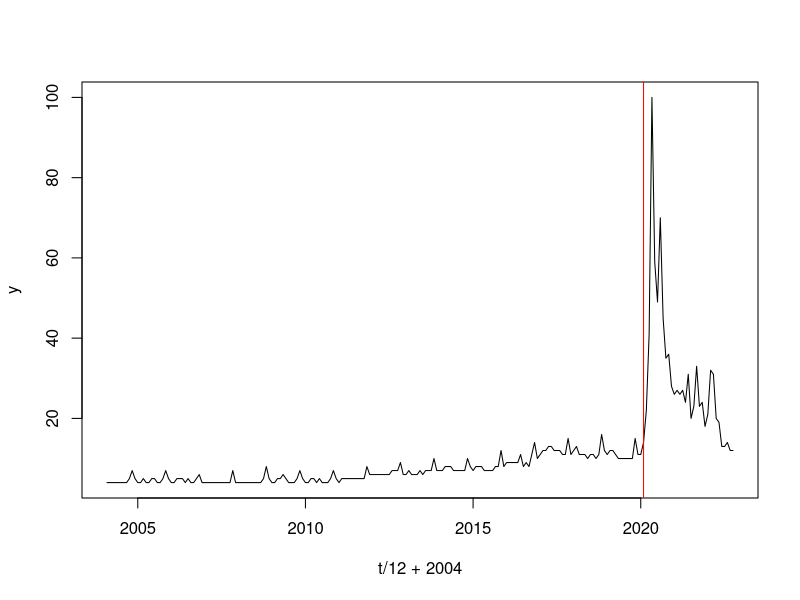
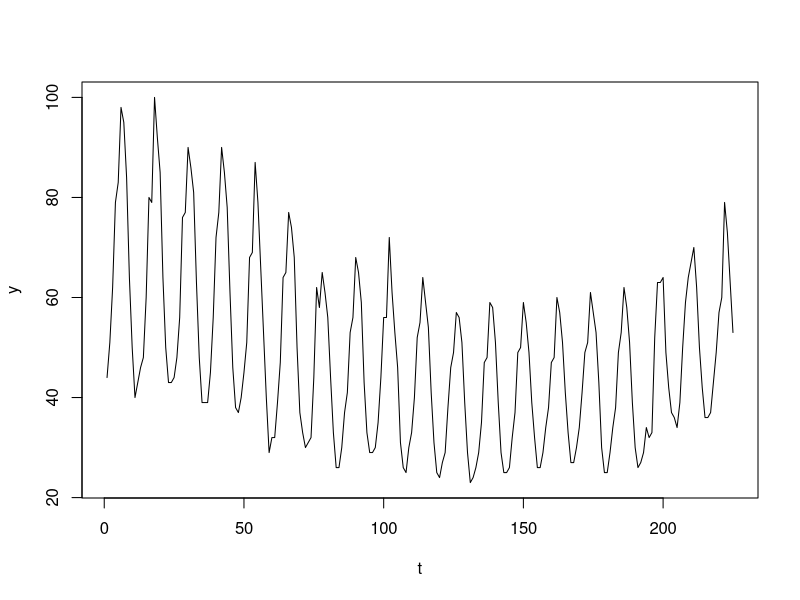
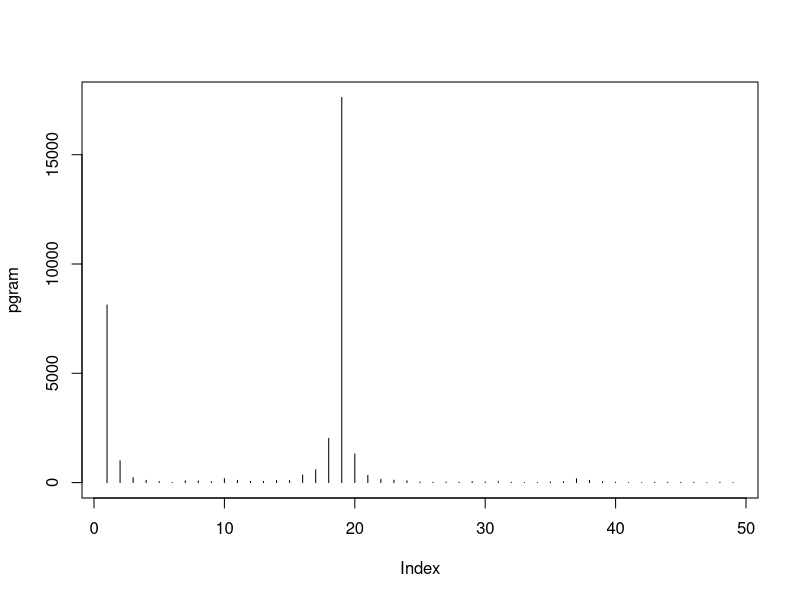
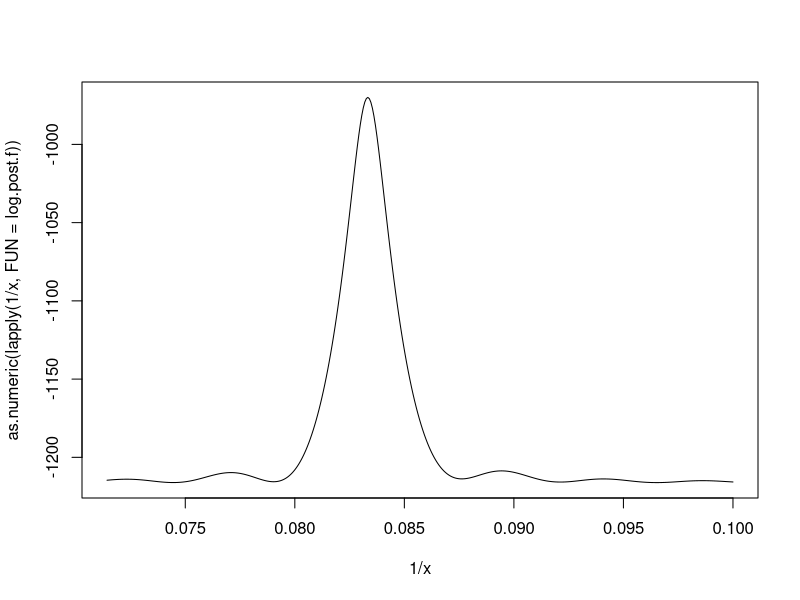

R code for these plots, in order: (Note: this script raises an error after producing the figures.)
## ---- chunk 1
knitr::opts_chunk$set(echo = TRUE)
## ---- chunk 2
set.seed(111)
## ---- chunk 3
mask <- read.csv('mask.csv', skip=1, header=T)
head(mask)
## ---- chunk 4
n <- nrow(mask) # time series length, 225
t <- 1:n
y <- mask[,2] # values of the time series
## ---- chunk 5
log.post.c <- function(c) {
  X = matrix(1, nrow = n, ncol = 2)
  X[,2] = (t > c)
  #bhat = solve(t(X) %*% X) %*% t(X) %*% y
  mod = lm(y ~ 1 + X[,2])
  # log of posterior pdf of c
  log.post = (ncol(X) - n)/2*log(sum(mod$residuals^2)) - 0.5*log(det(t(X) %*% X))
  log.post
}  
## ---- chunk 6
c.vals <- c(3:(n-3))
log.values <- as.numeric(lapply(c.vals, FUN=log.post.c))
log.values <- log.values - max(log.values)
values <- exp(log.values)
## ---- chunk 7
ind.max = which.max(log.values)
c.est <- c.vals[ind.max]
print(c.est)
## ---- chunk 8
plot(t/12 + 2004, y, type='l')
abline(v=c.est/12 + 2004, col='red')
## ---- chunk 9
total = sum(values)
d = 1
conf.total = values[c.est]
while(conf.total <= .95 * total) {
  conf.total <- conf.total + values[c.est-d] + values[c.est+d]
  d <- d + 1
}
c(c.est-d, c.est+d)
## ---- chunk 10
post.pmf = values / sum(values)
#plot(c.vals, post.pmf, type='l')
## ---- chunk 11
library(mvtnorm)
N = 2000 #number of posterior samples
post.samples = matrix(-1, N, 3)
post.samples[,1] = sample(c.vals, N, replace = T, prob = post.pmf) # iid samples of posterior c
for(i in 1:N)
{
    cp = post.samples[i,1] # changepoint
    
    # below, we sample one mu_0 and one mu_1 from the appropriate t distribution.
    # mu_samples is c(mu_0, mu_1)
    X = matrix(1, nrow = n, ncol = 2)
    X[,2] = (t > cp)
    lin.model = lm(y ~ 1 + X[,2])
    bhat = lin.model$coefficients
    sighat = sqrt((sum((lin.model$residuals)^2))/(n-2)) #this is also denoted by the Residual Standard Error
    Sigma.mat = (sighat^2)*solve(t(X) %*% X)
    chiran = (rchisq(1, df = n-2))
    mu.samples = bhat + (rmvnorm(1, sigma = Sigma.mat))/(sqrt(chiran/(n-2)))
    mu.samples[2] = mu.samples[1] + mu.samples[2]
    
    post.samples[i,2:3] = mu.samples
}
## ---- chunk 12
summary(post.samples[, 2])
summary(post.samples[, 3])
var(post.samples[, 2])
## ---- chunk 13
1/sqrt(.288*.05*225) # for chebyshev inequality CI
## ---- chunk 14
quantile(post.samples[, 2], c(.025, .975))
## ---- chunk 15
golf <- read.csv('golf.csv', skip=1, header=T)
head(golf)
y = golf[,2]
n = length(y)
t = 1:n
## ---- chunk 16
plot(t, y, type='l')

n_half = as.integer(n/2)
pgram = abs(fft(y)[2:50])^2 / n # peaks at 19
plot(pgram, type='h')
225/19 # roughly 12. As expected, we have yearly trend
## ---- chunk 17
log.post.f = function(f) {
  X = matrix(1, nrow=n, ncol=5)
  X[,2] = t
  X[,3] = t^2
  X[,4] = cos(2*pi*f*t)
  X[,5] = sin(2*pi*f*t)
  
  lin.mod = lm(y ~ 1 + X[,2] + X[,3] + X[,4] + X[,5])
  
  -log(det(t(X) %*% X))/2 - log(sum((lin.mod$residuals)^2))*(n-5)/2
}
## ---- chunk 18
x = seq(10, 14, by=.01)
plot(1/x, as.numeric(lapply(1/x, FUN=log.post.f)), type='l')
## ---- chunk 19
opt = optimize(log.post.f, interval=c(.080, .085), maximum = T)
f.hat = opt$maximum
log.post.f.max = opt$objective
post.f.0 = function(f) { # posterior f but not normalized
  exp(log.post.f(f) - log.post.f.max)
}

res = .00001 # resolution
my.grid = seq(f.hat-.005, f.hat+.005, by=res)
total.integral = 0
for (x in my.grid) {
  total.integral = total.integral + res*post.f(x)
}

post.f = function(f) {
  post.f.0(f) / total.integral
}
## ---- chunk 20
1/f.hat # very close to 12
## ---- chunk 21
plot(1/x, as.numeric(lapply(1/x, FUN=post.f)), type='l')
## ---- chunk 22
post.f(1/12) # 1/12 is even better than f.hat, kind of weird
post.f(f.hat)
## ---- chunk 23
ci.prob = function(d) {
  
}
## ---- chunk 24
# gridding 
# consider fixed sequence of values
# 1/12 +- 0.0001*2^n
# see the pdfs each term of the sequence maps

## ---- chunk 25
post.f = function(x) {
  post.f(x) / total.integral # error ... 
}
## ---- chunk 26
d = res
ci.integral = res*post.f(f.hat)
while (ci.integral) {
  ci.integral = ci.integral + res*post.f(f.hat-d) + res*post.f(f.hat+d)
  d = d + res
}
## ---- chunk 27
integrate(log.post.f, lower=f.hat-.001, f.hat+.001)
## ---- chunk 28
integrate(function(x){x^2}, lower=0, upper=1)
## ---- chunk 29
fitted.func = function(t) {
  
}

plot(t, y, type='l')
lines(t, )
## ---- chunk 30
df = read.csv('TTLCONS.csv')
y = df$TTLCONS
n = length(y)
## ---- chunk 31
plot(1:n, y, type='l')
## ---- chunk 32
#cps: change of slope points s_1, s_2.
logpost = function(cps) 
{
    cps = sort(cps)
    k = length(cps)
    X = matrix(1, nrow = n, ncol = (k+2))
    X[,2] = 1:n
    for(j in 1:k)
    {
        X[,(j+2)] = pmax(c(1:n) - cps[j], 0)
    }
    mod = lm(y ~ -1 + X) # -1 is needed because the default provides an intercept term, but
    # X already contains the intercept term
    log.value = ((ncol(X) - n)/2)*(log(sum(mod$residuals^2))) - (0.5*(log(det(t(X) %*% X))))
    return(log.value)
}
## ---- chunk 33
logpost.matrix = matrix(0, nrow=n-3, ncol=n-3) # saves logpost(c(s1, s2)) so that we don't need
# to compute again

logpost.max = logpost(c(3,4))
s.hat = c(0, 0) # MAP estimator for s
# the nested for loops take 20 seconds
for (s1 in 3:(n-3)) {
  if (s1+1 > n-3) {
    # then no need to go to the second for loop
    # need this if statement, or (s1+1):(n-3) will cause bug when s1+1 > n-3
    break
  }
  for (s2 in (s1+1):(n-3)) {
    m = logpost(c(s1, s2))
    logpost.matrix[s1, s2] = m
    if (m > logpost.max) {
      logpost.max = m
      s.hat[1] = s1
      s.hat[2] = s2
    }
  }
}
## ---- chunk 34
s.hat
## ---- chunk 35
post.s = matrix(0, nrow=n-3, ncol=n-3)
for (s1 in 3:(n-3)) {
  if (s1+1 > n-3) {
    # then no need to go to the second for loop
    # need this if statement, or (s1+1):(n-3) will cause bug when s1+1 > n-3
    break
  }
  for (s2 in (s1+1):(n-3)) {
    post.s[s1, s2] = exp(logpost.matrix[s1, s2] - logpost.max)
  }
}
# normalize
post.s = post.s / sum(post.s)
## ---- chunk 36
post.s1 = apply(post.s, MARGIN=1, sum)
post.s2 = apply(post.s, MARGIN=2, sum)
# normalize
post.s1 = post.s1 / sum(post.s1)
post.s2 = post.s2 / sum(post.s2)
## ---- chunk 37
d = 1
conf.total = post.s1[s.hat[1]]
while(conf.total <= .95) {
  conf.total <- conf.total + post.s1[s.hat[1]-d] + post.s1[s.hat[1]+d]
  d <- d + 1
}
c(s.hat[1]-d, s.hat[1]+d)
## ---- chunk 38
d = 1
conf.total = post.s2[s.hat[2]]
while(conf.total <= .95) {
  conf.total <- conf.total + post.s2[s.hat[2]-d] + post.s2[s.hat[2]+d]
  d <- d + 1
}
c(s.hat[2]-d, s.hat[2]+d)
## ---- chunk 39
plot(1:n, y, type='l')
abline(v=s.hat[1], col='red')
abline(v=s.hat[2], col='red')
## ---- chunk 40
N = 2000 #number of posterior samples
# in post.samples, column 1, 2 is for samples from the distribution (s_1, s_2) | y
# column 3, 4, 5, 6 is for samples from (beta_0, ..., beta_3) | s_1, s_2, y
#
# equivalently, column 1 is for samples from s_1 | y
# and column 2 is for samples from s_2 | s_1, y
post.samples = matrix(-1, nrow=N, ncol=6)
post.samples[,1] = sample(3:(n-3), N, replace = T, prob = post.s1[3:(n-3)])

# make column 2
# s2.cond(s1) returns one sample from s_2 | s_1, y
s2.cond = function(s1) {
  s2.range = (s1+1):(n-3)
  cond.prob = post.s[s1, s2.range] / post.s1[s1] # conditional probability distribution represented by vector
  sample(s2.range, size=1, prob=cond.prob)
}
post.samples[,2] = sapply(post.samples[,1], FUN=s2.cond)

# make columns 3, 4, 5, 6
# column 3, 4, 5, 6 is for samples from (beta_0, ..., beta_3) | s_1, s_2, y, which is multivariate t
for(i in 1:N)
{
    p = 4
    
    s1 = post.samples[i,1]
    s2 = post.samples[i,2]
    X = matrix(1, nrow = n, ncol = p)
    X[,2] = 1:n
    X[,3] = pmax(c(1:n) - s1, 0)
    X[,4] = pmax(c(1:n) - s2, 0)
    lin.model = lm(y ~ -1 + X)
    bhat = lin.model$coefficients
    sighat = sqrt((sum((lin.model$residuals)^2))/(n-p))
    Sigma.mat = (sighat^2)*solve(t(X) %*% X)
    chiran = rchisq(1, df = n-p)
    beta.samples = bhat + (rmvnorm(1, sigma = Sigma.mat))/(sqrt(chiran/(n-p)))
    post.samples[i, 3:6] = beta.samples
}

## ---- chunk 41
# get beta hat
X = matrix(1, nrow = n, ncol = p)
X[,2] = 1:n
X[,3] = pmax(c(1:n) - s.hat[1], 0)
X[,4] = pmax(c(1:n) - s.hat[2], 0)
lin.model = lm(y ~ -1 + X)
best.bhat = lin.model$coefficients
best.bhat
## ---- chunk 42
plot(1:n, y, type='l', xlab='t')
lines(lin.model$fitted.values, col='red')
## ---- chunk 43
quantile(post.samples[,3], c(.025, .975))
## ---- chunk 44
quantile(post.samples[,4], c(.025, .975))
## ---- chunk 45
quantile(post.samples[,5], c(.025, .975))
## ---- chunk 46
quantile(post.samples[,6], c(.025, .975))
## ---- chunk 47
plot(lin.model$residuals, type='l')
acf(lin.model$residuals, lag.max=300)
